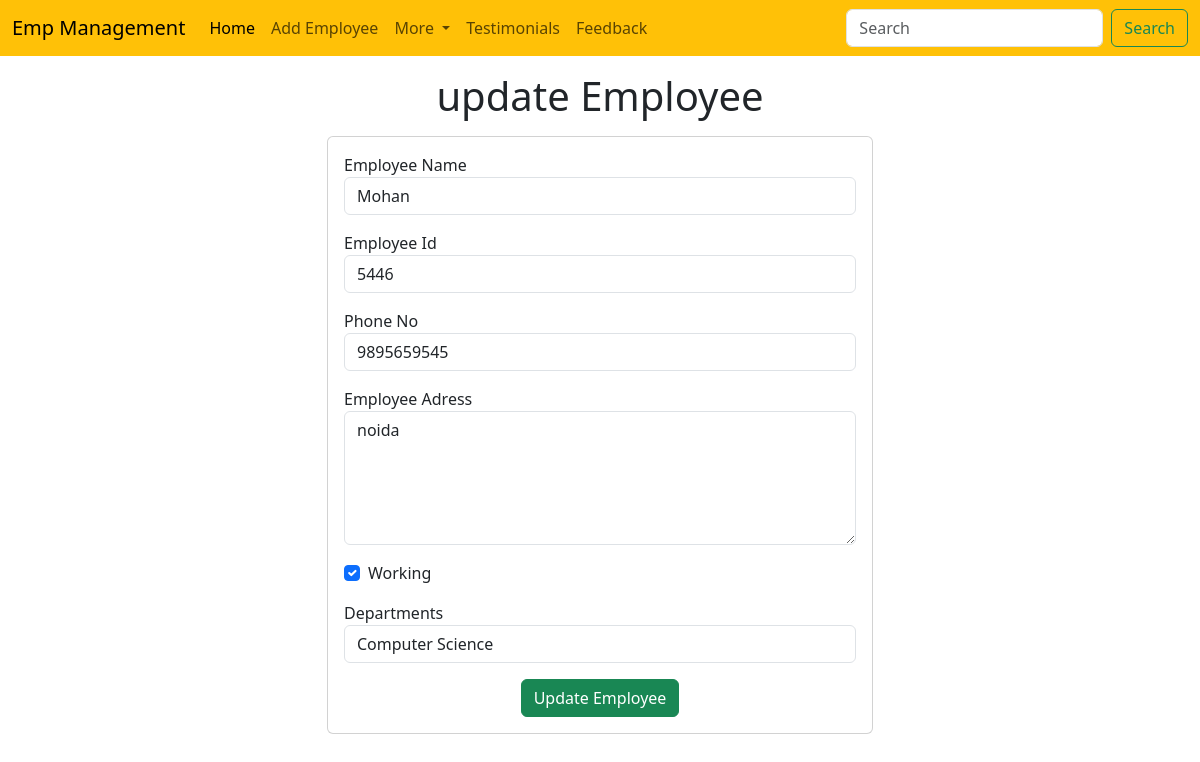
The app's page /emp/update-emp/12 with its own data.
### emp/models.py (models this page shows, shortened)
class Emp(models.Model):
    name = models.CharField(max_length=200)
    emp_id = models.CharField(max_length = 10)
    phone = models.CharField(max_length=10)
    address = models.CharField(max_length=150)
    working = models.BooleanField(default=True)
    department = models.CharField(max_length = 10)

### emp/views.py (the view)
# urls.py: path("update-emp/<int:emp_id>",update_emp),
def update_emp(request,emp_id):
        emp = Emp.objects.get(pk = emp_id)
        return render(request,"emp/update_emp.html",{
                'emp':emp
        })

### templates/emp/update_emp.html (shortened to what this page needs)
<!doctype html>
<html lang="en">
  <head>
    <link href="https://cdn.jsdelivr.net/npm/bootstrap@5.3.3/dist/css/bootstrap.min.css" rel="stylesheet">
  </head>
  <body>
    {% include "emp/navbar.html" %}
    <h1 class="text-center my-3">update Employee</h1>
    <div class="container">
        <div class="row">
            <div class="col-md-6 offset-md-3" >
                <div class="card">
                    <div class="card-body">
                        <form action="/emp/do-update-emp/{{emp.id}}" method="POST">
                            <div class="mb-3">
                                <label for="name">Employee Name</label>
                                <input id="name"
                                 type="text"
                                 class="form-control"
                                  placeholder="Enter emp name"
                                  name="emp_name"
                                  value="{{emp.name}}"
                                  />
                            </div>
                            <div class="mb-3">
                                <label for="id">Employee Id</label>
                                <input id="id" type="text" class="form-control" placeholder="Enter emp Id" name="emp_id" value="{{emp.emp_id}}">
                            </div>
                            <div class="mb-3">
                                <label for="phone">Phone No</label>
                                <input id="phone" type="number" class="form-control" placeholder="Enter emp PhoneNo" name="emp_phone" value="{{emp.phone}}">
                            </div>
                            <div class="mb-3">
                                <label for="address">Employee Adress</label>
                               <textarea name="emp_address" id="address" rows="5" class="form-control">{{emp.address}}</textarea>
                            </div>
                            <div class="mb-3 form-check">
                                <label for="working">Working</label>
                                <input {% if emp.working %} checked {% endif %} id="working"  name="emp_working" type="checkbox" class="form-check-input">
                            </div>
                            <div class="mb-3 ">
                                <label for="department">Departments</label>
                                <select value="{{emp.department}}" name="emp_department" id="department" class="form-control">
                                <option value="C.S.E">Computer Science</option>
                                </select>
                            </div>
                            <div class="container text-center">
                                <button class="btn btn-success">
                                    Update Employee
                                </button>
                            </div>
                        </form>
                    </div>
                </div>
            </div>
        </div>
    </div>
  </body>
</html>

### records on screen
Emp: emp_name "Mohan", emp_id "5446", emp_phone "9895659545", emp_address "noida", working "☑", emp_department "Computer Science"
